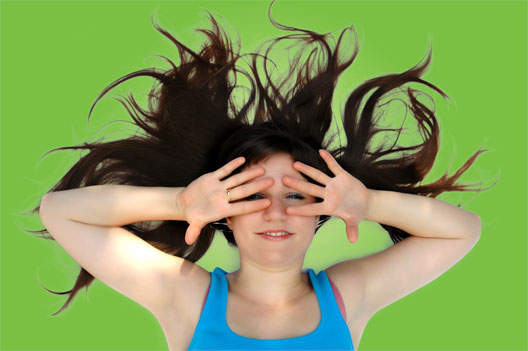
//> input picture bin/x64/Release/bgs-lady.jpg, 528 x 351 px
$ ./TemplateMatching ../bin/x64/Release/bgs-lady.jpg ../bin/x64/Release/bgs-rabbit.jpg   (built with g++ and OpenCV 4)
//> lines starting //> are read from the running program, lines starting //| are printed output that depends on the picture
// TemplateMatching.cpp : Defines the entry point for the console application.
//

#include "stdafx.h"
//
#ifdef USE_OPENCV
#include <opencv/cv.h>
#include <opencv/cvaux.h>
#include <opencv2\highgui\highgui.hpp>
#include <opencv2/core/core.hpp>

using namespace cv;

#ifdef _DEBUG
#pragma comment(lib, "opencv_core2411d.lib")
#pragma comment(lib, "opencv_highgui2411d.lib")
//#pragma comment(lib, "opencv_imgcodecs2411d.lib")
#pragma comment(lib, "opencv_imgproc2411d.lib")
#else
#include "opencv2/imgproc.hpp"
#include "opencv2/imgcodecs.hpp"
#include "opencv2/imgproc/imgproc.hpp"
#pragma comment(lib, "opencv_core320.lib")
#pragma comment(lib, "opencv_highgui320.lib")
#pragma comment(lib, "opencv_imgcodecs320.lib")
#pragma comment(lib, "opencv_imgproc320.lib")
#pragma comment(lib, "opencv_videoio320.lib")
#endif

#endif
//

#include <iostream>
#include <stdio.h>

using namespace std;
using namespace cv;

/// Global Variables
Mat img; Mat templ; Mat result;
char* image_window = "Source Image";
char* result_window = "Result window";

int match_method;
int max_Trackbar = 5;

/// Function Headers
void MatchingMethod(int, void*);

/** @function main */
int main(int argc, char** argv)
{
	/// Load image and template
	img = imread(argv[1], 1);
//> img is the input picture: 351 rows x 528 cols, CV_8UC3; mean B, G, R 88.6, 156.1, 129.6
	templ = imread(argv[2], 1);
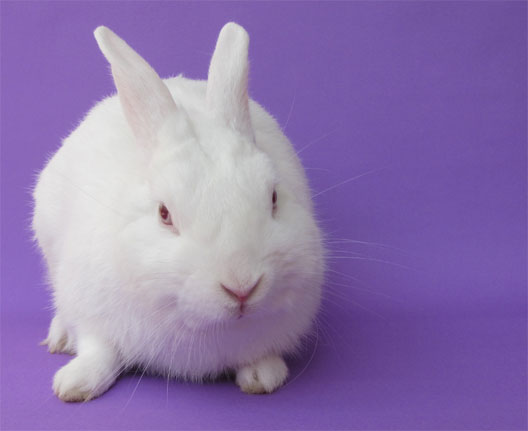
//> input picture bin/x64/Release/bgs-rabbit.jpg, 528 x 431 px
//> templ is the input picture: 431 rows x 528 cols, CV_8UC3; mean B, G, R 173.1, 119.4, 142.2
	resize(img, img, Size(img.cols/4, img.rows/4));
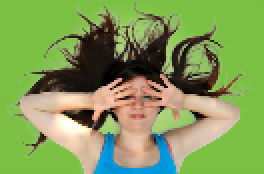
//> img: 87 rows x 132 cols, CV_8UC3 (shown 2 times larger); mean B, G, R 88.4, 156, 129.4
	resize(templ, templ, Size(templ.cols / 4, templ.rows / 4));
//> templ: 107 rows x 132 cols, CV_8UC3

	/// Create windows
	namedWindow(image_window, CV_WINDOW_AUTOSIZE);
	namedWindow(result_window, CV_WINDOW_AUTOSIZE);

	/// Create Trackbar
	char* trackbar_label = "Method: \n 0: SQDIFF \n 1: SQDIFF NORMED \n 2: TM CCORR \n 3: TM CCORR NORMED \n 4: TM COEFF \n 5: TM COEFF NORMED";
	createTrackbar(trackbar_label, image_window, &match_method, max_Trackbar, MatchingMethod);

	MatchingMethod(0, 0);

	waitKey(0);
	return 0;
}

/**
* @function MatchingMethod
* @brief Trackbar callback
*/
void MatchingMethod(int, void*)
{
	/// Source image to display
	Mat img_display;
	img.copyTo(img_display);

	/// Create the result matrix
	int result_cols = img.cols - templ.cols + 1;
//> result_cols = 1
	int result_rows = img.rows - templ.rows + 1;
//> result_rows = -19

//> (the run ends here: the program stops with an error, at `result.create(result_rows, result_cols, CV_32FC1);`)
